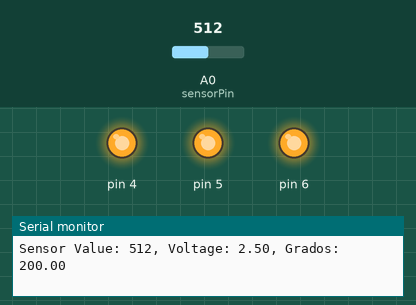
This sketch was run on a simulated Arduino Uno, built with avr-gcc and run on an emulated ATmega328P. Parts: output pins drawn as LEDs (lit = HIGH), the last lines printed to the serial monitor. Inputs (shaded band) come from the test bench; at power-on: A0 (sensorPin) = 512.

Above: at 1.2 s.
1.3 s: A0 (sensorPin) set to 122
At 2.0 s:
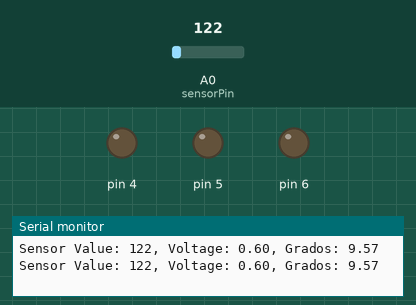
3.0 s: A0 (sensorPin) set to 306
At 3.4 s:
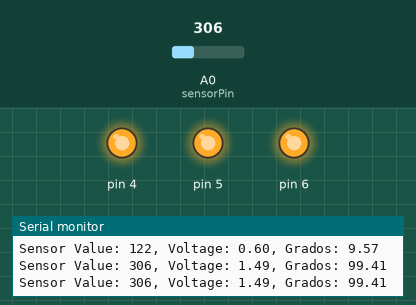
4.5 s: A0 (sensorPin) set to 0
At 4.9 s:
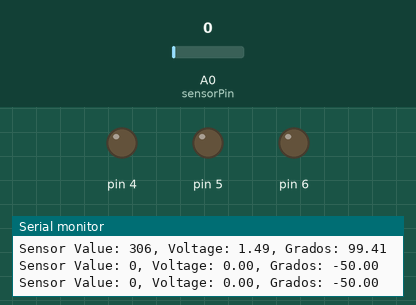
Timing chart, 0 to 7.5 s (numbered marks = the images above; inputs shaded):
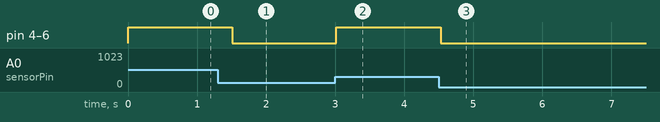

The sketch:

sketch_nov02b.ino
```cpp
const int sensorPin = A0;
const float baseline=28.0;
void setup() {
  Serial.begin(9600);

  for(int pinNumber=4; pinNumber<7; pinNumber++){
    pinMode(pinNumber,OUTPUT);
    digitalWrite(pinNumber,LOW);
  }
  // put your setup code here, to run once:

}

void loop() {
  // put your main code here, to run repeatedly:
  int sensorVal = analogRead(sensorPin);
  Serial.print("Sensor Value: ");
  Serial.print(sensorVal);
  float voltage = (sensorVal/1024.0)*5.0;
  Serial.print(", Voltage: ");
  Serial.print(voltage);

  Serial.print(", Grados: ");
  float t = (voltage- .5)*100;
  Serial.println(t);

  if(t<baseline+.5){
    digitalWrite(4,LOW);
    digitalWrite(5,LOW);
    digitalWrite(6,LOW);
  }else if(t>=baseline+.5 && t<baseline+1){
    digitalWrite(4,HIGH);
    digitalWrite(5,LOW);
    digitalWrite(6,LOW);
  }else if(t>=baseline+1 && t<baseline+1.5){
    digitalWrite(4,HIGH);
    digitalWrite(5,HIGH);
    digitalWrite(6,LOW);
  }else if(t>=baseline+1.5){
    digitalWrite(4,HIGH);
    digitalWrite(5,HIGH);
    digitalWrite(6,HIGH);
  }
  delay(250);
}
```

Measured:
- after the input at 1.3 s, pin 4–6: HIGH → LOW after 0.21 s
- after the input at 3.0 s, pin 4–6: LOW → HIGH at once
- after the input at 4.5 s, pin 4–6: HIGH → LOW at once
